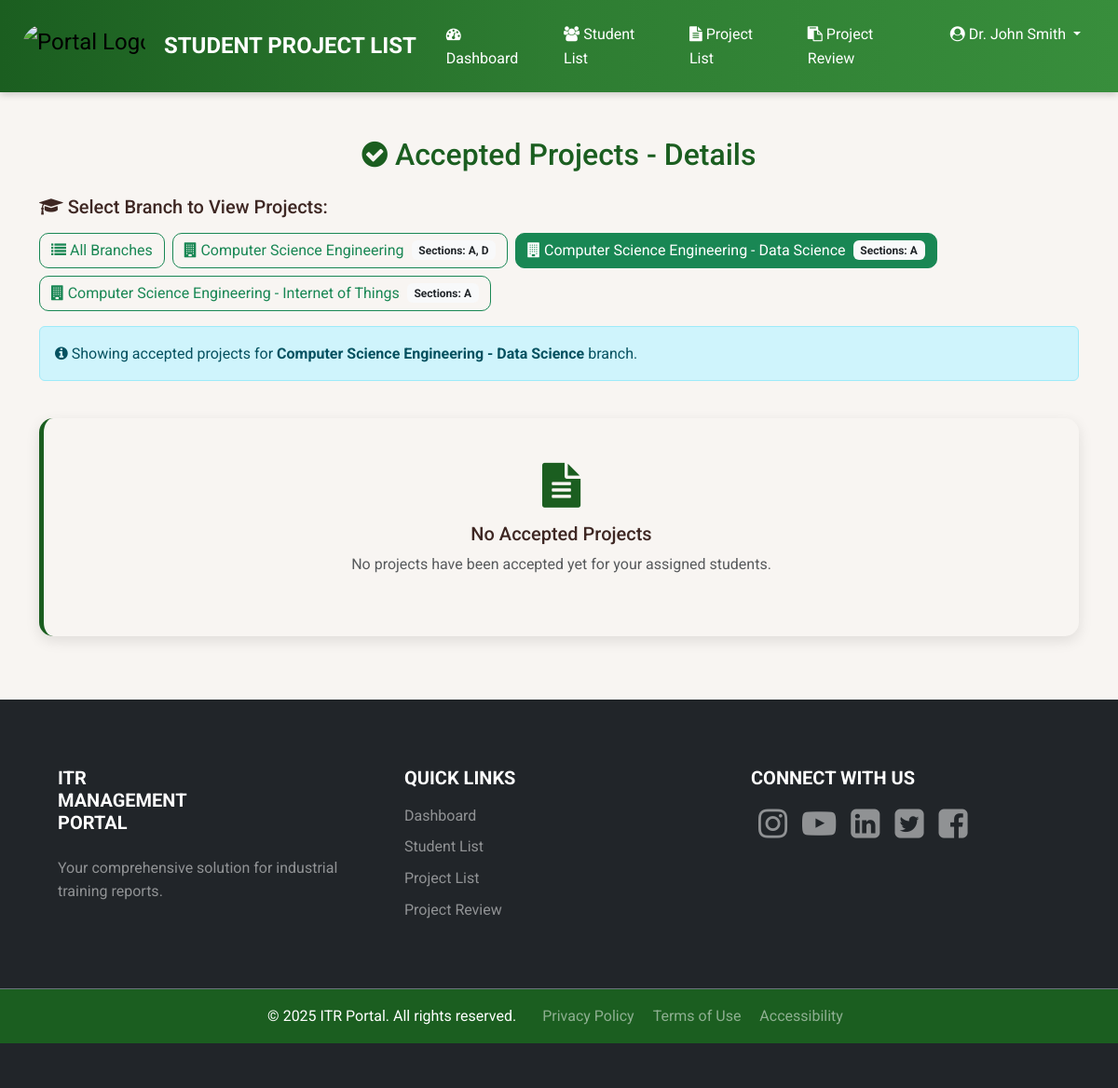
Page /faculty/studentprojectlist.php?branch=Computer+Science+Engineering+-+Data+Science (signed in) on the committed database.
### tables this page shows
CREATE TABLE IF NOT EXISTS branches (
    id INT AUTO_INCREMENT PRIMARY KEY,
    branch_code VARCHAR(10) NOT NULL,
    branch_name VARCHAR(100) NOT NULL,
    created_at TIMESTAMP DEFAULT CURRENT_TIMESTAMP
);

### faculty/studentprojectlist.php (the view, shortened to what this page needs)
<?php
require_once '../config/database.php';
$faculty_id = $_SESSION['faculty_id'];
$faculty_name = $_SESSION['faculty_name'];
try {
    $stmt = mysqli_prepare($connection, "
        SELECT DISTINCT b.id, b.branch_name, s.section_name
        FROM sections s
        JOIN branches b ON s.branch_id = b.id
        WHERE s.faculty_id = ?
        ORDER BY b.branch_name, s.section_name
    ");
    mysqli_stmt_bind_param($stmt, "i", $faculty_id);
    mysqli_stmt_execute($stmt);
    $result = mysqli_stmt_get_result($stmt);
    $faculty_branches = [];
    while ($row = mysqli_fetch_assoc($result)) {
        $branch_key = $row['branch_name'];
        if (!isset($faculty_branches[$branch_key])) {
            $faculty_branches[$branch_key] = [
                'id' => $row['id'],
                'name' => $row['branch_name'],
                'sections' => []
            ];
        }
        $faculty_branches[$branch_key]['sections'][] = $row['section_name'];
    }
} catch (Exception $e) {
    $faculty_branches = [];
}
$selected_branch = isset($_GET['branch']) ? $_GET['branch'] : '';
try {
    $accepted_projects = [];
} catch (Exception $e) {
    $accepted_projects = [];
    $projects_by_section = [];
    $error_message = "Failed to load project list.";
}
?>
<!DOCTYPE html>
<html lang="en">
<head>
    <link href="https://cdn.jsdelivr.net/npm/bootstrap@5.3.3/dist/css/bootstrap.min.css" rel="stylesheet">
    <link rel="stylesheet" href="https://cdnjs.cloudflare.com/ajax/libs/font-awesome/4.7.0/css/font-awesome.min.css">
</head>
<body>
    <header>
        <nav class="navbar navbar-expand-lg navbar-gradient py-3">
            <div class="container-fluid px-4">
                <a class="navbar-brand fs-4 d-flex align-items-center" href="dashboard.php">
                    <img src="../img/Logo.png" alt="Portal Logo" class="logo">
                    <span class="text-white ms-2 fw-bold">STUDENT PROJECT LIST</span>
                </a>
                <div class="collapse navbar-collapse" id="navbarNav">
                    <ul class="navbar-nav ms-auto">
                        <li class="nav-item">
                            <a class="nav-link text-white px-3" href="dashboard.php">
                                <i class="fa fa-tachometer" aria-hidden="true"></i> Dashboard
                            </a>
                        </li>
                        <li class="nav-item">
                            <a class="nav-link text-white px-3" href="studentlist.php">
                                <i class="fa fa-users" aria-hidden="true"></i> Student List
                            </a>
                        </li>
                        <li class="nav-item">
                            <a class="nav-link text-white px-3 active" href="studentprojectlist.php">
                                <i class="fa fa-file-text" aria-hidden="true"></i> Project List
                            </a>
                        </li>
                        <li class="nav-item">
                            <a class="nav-link text-white px-3" href="projectreview.php">
                                <i class="fa fa-clipboard" aria-hidden="true"></i> Project Review
                            </a>
                        </li>
                        <li class="nav-item dropdown">
                            <a class="nav-link dropdown-toggle text-white px-3" href="#" id="navbarDropdown" role="button" data-bs-toggle="dropdown" aria-expanded="false">
                                <i class="fa fa-user-circle" aria-hidden="true"></i> <?php echo htmlspecialchars($faculty_name); ?>
                            </a>
                        </li>
                    </ul>
                </div>
            </div>
        </nav>
    </header>
    <main>
        <div class="container my-5">
            <div class="row">
                <div class="col-12">
                    <h2 class="mb-4 text-center" style="color: #1B5E20;">
                        <i class="fa fa-check-circle"></i> Accepted Projects - Details
                    </h2>
                    <?php if (!empty($faculty_branches)): ?>
                        <div class="row mb-4">
                            <div class="col-12">
                                <h5 class="mb-3">
                                    <i class="fa fa-graduation-cap"></i> Select Branch to View Projects:
                                </h5>
                                <div class="d-flex flex-wrap gap-2 mb-3">
                                    <a href="studentprojectlist.php"
                                       class="btn <?php echo empty($selected_branch) ? 'btn-success' : 'btn-outline-success'; ?>">
                                        <i class="fa fa-list"></i> All Branches
                                    </a>
                                    <?php foreach ($faculty_branches as $branch): ?>
                                        <a href="studentprojectlist.php?branch=<?php echo urlencode($branch['name']); ?>"
                                           class="btn <?php echo $selected_branch === $branch['name'] ? 'btn-success' : 'btn-outline-success'; ?>">
                                            <i class="fa fa-building"></i> <?php echo htmlspecialchars($branch['name']); ?>
                                            <span class="badge bg-light text-dark ms-1">
                                                Sections: <?php echo implode(', ', $branch['sections']); ?>
                                            </span>
                                        </a>
                                    <?php endforeach; ?>
                                </div>
                                <?php if ($selected_branch): ?>
                                    <div class="alert alert-info">
                                        <i class="fa fa-info-circle"></i>
                                        Showing accepted projects for <strong><?php echo htmlspecialchars($selected_branch); ?></strong> branch.
                                    </div>
                                <?php endif; ?>
                            </div>
                        </div>
                    <?php endif; ?>
                    <?php if (empty($accepted_projects)): ?>
                        <div class="project-card text-center">
                            <div class="card-body py-5">
                                <i class="fa fa-file-text fa-3x mb-3" style="color: #1B5E20;"></i>
                                <h5>No Accepted Projects</h5>
                                <p class="text-muted">No projects have been accepted yet for your assigned students.</p>
                            </div>
                        </div>
                    <?php endif; ?>
                </div>
            </div>
                </div>
    </main>
    <footer class="text-center text-lg-start bg-dark mt-5 text-white py-5">
        <div class="container p-4">
            <div class="row g-4">
                <div class="col-lg-4 col-md-6 mb-4 mb-md-0">
                    <div class="footer-block d-flex flex-column align-items-center align-items-lg-start">
                        <div class="footer-block-heading">
                            <h5 class="text-uppercase fw-bold mb-2 text-center text-lg-start">
                                ITR<br>Management<br>Portal
                            </h5>
                        </div>
                        <p class="text-white-50 text-center text-lg-start mt-3 mb-0">
                            Your comprehensive solution for industrial training reports.
                        </p>
                    </div>
                </div>
                <div class="col-lg-4 col-md-6 mb-4 mb-md-0">
                    <div class="footer-block">
                        <h5 class="text-uppercase fw-bold mb-3 text-center text-lg-start">Quick Links</h5>
                        <ul class="list-unstyled text-center text-lg-start">
                            <li class="mb-2"><a href="dashboard.php" class="text-white-50 text-decoration-none">Dashboard</a></li>
                            <li class="mb-2"><a href="studentlist.php" class="text-white-50 text-decoration-none">Student List</a></li>
                            <li class="mb-2"><a href="studentprojectlist.php" class="text-white-50 text-decoration-none">Project List</a></li>
                            <li class="mb-2"><a href="projectreview.php" class="text-white-50 text-decoration-none">Project Review</a></li>
                        </ul>
                    </div>
                </div>
                <div class="col-lg-4 col-md-12">
                    <div class="footer-block">
                        <h5 class="text-uppercase fw-bold mb-3 text-center text-lg-start">Connect With Us</h5>
                        <div class="d-flex justify-content-center justify-content-lg-start">
                            <a href="https://www.instagram.com" target="_blank" class="text-white-50 mx-2 social-icon">
                                <i class="fa fa-instagram fa-lg"></i>
                            </a>
                            <a href="https://www.youtube.com" target="_blank" class="text-white-50 mx-2 social-icon">
                                <i class="fa fa-youtube-play fa-lg"></i>
                            </a>
                            <a href="https://www.linkedin.com" target="_blank" class="text-white-50 mx-2 social-icon">
                                <i class="fa fa-linkedin-square fa-lg"></i>
                            </a>
                            <a href="https://www.twitter.com" target="_blank" class="text-white-50 mx-2 social-icon">
                                <i class="fa fa-twitter-square fa-lg"></i>
                            </a>
                            <a href="https://www.facebook.com" target="_blank" class="text-white-50 mx-2 social-icon">
                                <i class="fa fa-facebook-square fa-lg"></i>
                            </a>
                        </div>
                    </div>
                </div>
            </div>
        </div>
        <div class="text-center py-3 bg-secondary text-white-75 border-top border-secondary mt-4">
            © 2025 ITR Portal. All rights reserved.
            <span class="d-block d-md-inline-block ms-md-3 mt-2 mt-md-0">
                <a href="#" class="text-white-50 text-decoration-none mx-2">Privacy Policy</a>
                <a href="#" class="text-white-50 text-decoration-none mx-2">Terms of Use</a>
                <a href="#" class="text-white-50 text-decoration-none mx-2">Accessibility</a>
            </span>
        </div>
    </footer>
</body>
</html>

### faculty/studentprojectlist.php (style rules this page uses)
body { font-family: 'Roboto', sans-serif; line-height: 1.6; color: #3E2723; background-color: #F8F5F2; margin: 0; padding: 0; }
.logo { height: 48px; margin-right: 12px; border-radius: 60px; }
.navbar-gradient { background: linear-gradient(to right, #1B5E20, #2E7D32, #388E3C); box-shadow: 0 2px 8px rgba(0, 0, 0, 0.2); position: sticky; top: 0; z-index: 1020; margin: 0; padding: 0; }
.navbar { margin: 0; border-radius: 0; }
.project-card { border: none; border-radius: 15px; box-shadow: 0 5px 15px rgba(0, 0, 0, 0.1); transition: transform 0.3s ease; margin-bottom: 20px; border-left: 5px solid #1B5E20; }
.btn { border-radius: 10px; transition: all 0.3s ease; }
.bg-secondary { background-color: #1B5E20 !important; }
.footer-block { padding-left: 8px; padding-right: 8px; width: 100%; display: flex; flex-direction: column; align-items: flex-start; }
.social-icon { font-size: 1.7rem; color: rgba(232, 245, 233, 0.6); transition: color 0.3s ease, filter 0.3s ease; filter: grayscale(100%) brightness(150%); }

### rows in the picture
branches: branch_name "Computer Science Engineering - Data Science", sections "A"
branches: branch_name "Computer Science Engineering - Internet of Things", sections "A"

### other values in the picture
$faculty_name "Dr. John Smith"
$branch['name'] "Computer Science Engineering"
implode(', ', $branch['sections']) "A, D"
$selected_branch "Computer Science Engineering - Data Science"
